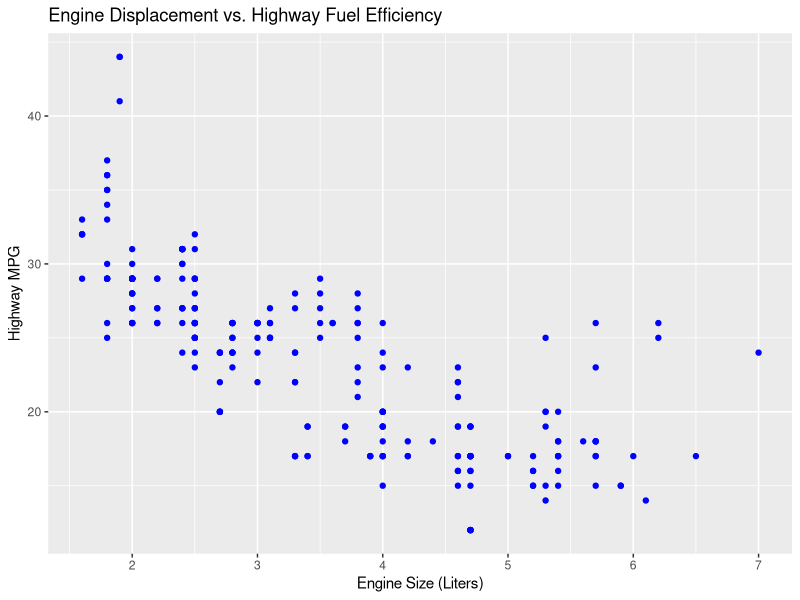

The R script that drew this image:
## ---- chunk 1
#| include: false

library(tidyverse)
## ---- chunk 2
#| fig-cap: "Figure 1"

ggplot(mpg, aes(x = displ, y = hwy)) +
  geom_point(color = "blue") +
  labs(
    title = "Engine Displacement vs. Highway Fuel Efficiency",
    x = "Engine Size (Liters)",
    y = "Highway MPG"
  )
